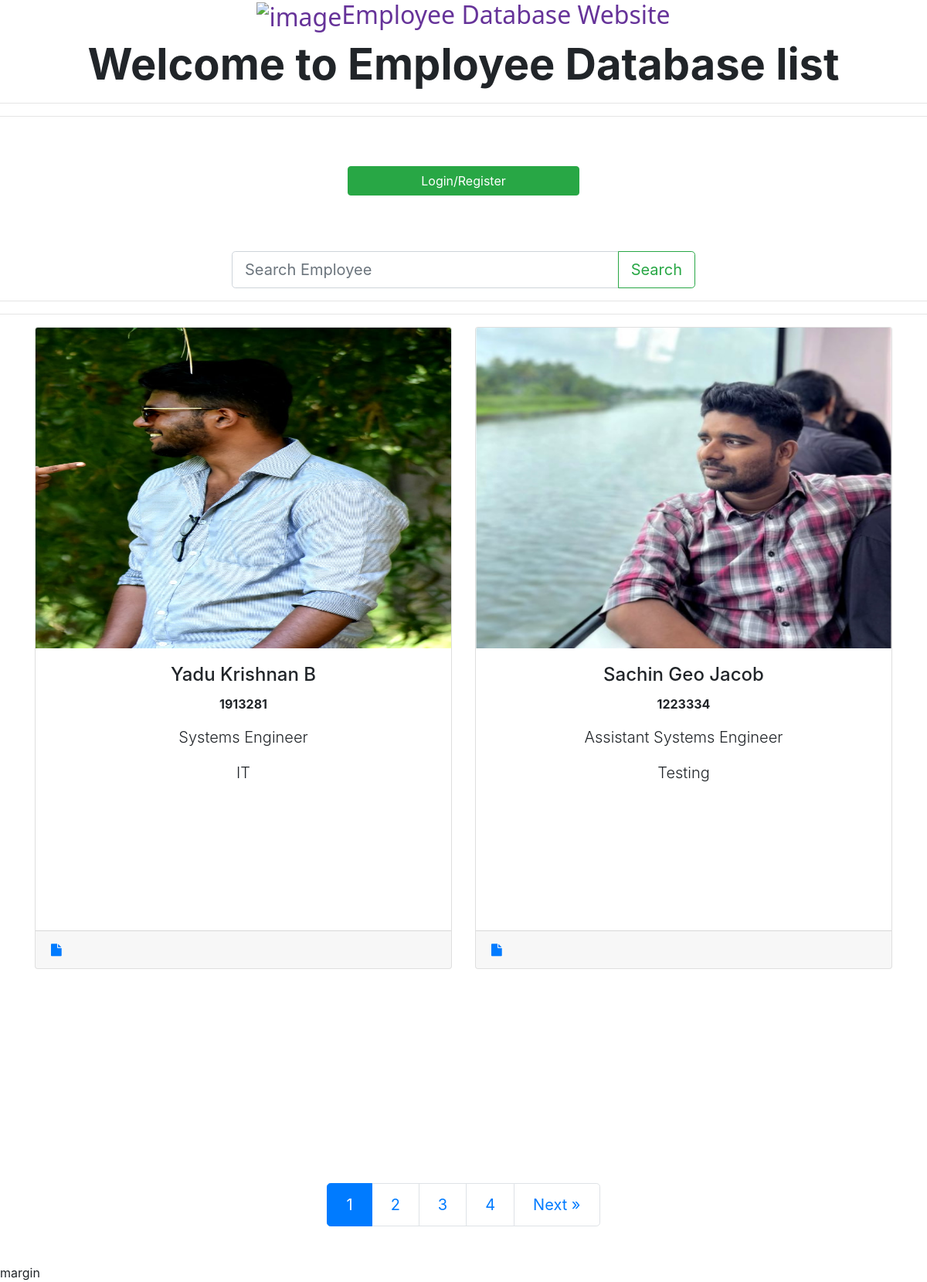
The page / on the database its author committed.
### EmployeeDbase/models.py (models this page shows, shortened)
class EmployeeDatabase(models.Model):
    user = models.OneToOneField(User, on_delete=models.CASCADE, null=True, blank=True)
    name = models.CharField(max_length=25, null=True, blank=True)
    employee_id = models.IntegerField(null=True, blank=True)
    designation = models.CharField(max_length=50, null=True, blank=True)
    department = models.CharField(max_length=50, null=True, blank=True)
    salaryLPA = models.IntegerField(null=True, blank=True)
    experience_tuple = (
        ('0',"Beginner"),
        ('1',"1 year"),
        ('2',"2 years"),
        ('3',"3 years"),
        ('4',"more than 3 years")
    )
    profile_img = models.ImageField(null=True, blank=True, default='employee_logo.jpg')
    total_experience = models.CharField(max_length=30,choices=experience_tuple, null=True, blank=True)
    skillset = models.ManyToManyField('SkillSet', null=True, blank=True)
    created_timestamp = models.DateTimeField(auto_now_add=True)
    id = models.UUIDField(default=uuid.uuid4, unique=True, primary_key=True, editable=False)
    class Meta:
        ordering = ['created_timestamp']

### EmployeeDbase/views.py (the view)
# urls.py: path('', views.callHomePage, name="Home"),
def callHomePage(request):
    EmployeeDatabaseItem, search_query = SerachItem(request)
    EmployeeDatabaseItem, custom_range, paginator = Paginate(request, EmployeeDatabaseItem)
    return render(request, 'EmployeeDbase/Homepage.html',
                  {'employee_datas':EmployeeDatabaseItem, 'search_query':search_query, 'paginator':paginator, 'custom_range':custom_range})

### EmployeeDbase/utils.py (called while the page is built)
def SerachItem(request):
    search_query = ''
    if request.GET.get('search_query'):
        search_query = request.GET.get('search_query')
    EmployeeDatabaseItem = EmployeeDatabase.objects.distinct().filter(Q(name__icontains=search_query) | Q(employee_id__startswith=search_query)
                                                           |Q(designation__startswith=search_query))
    return EmployeeDatabaseItem, search_query

def Paginate(request, EmployeeDatabaseItem):
    page = request.GET.get('page')
    no_of_items = 2
    paginator = Paginator(EmployeeDatabaseItem, no_of_items)
    try:
        EmployeeDatabaseItem = paginator.page(page)
    except PageNotAnInteger:
        page = 1
        EmployeeDatabaseItem = paginator.page(page)
    except EmptyPage:
        page = paginator.num_pages
        EmployeeDatabaseItem = paginator.page(page)
    left_index = int(page)-4
    if left_index<1:
        left_index=1
    right_index = int(page)+4
    if right_index > paginator.num_pages:
        right_index = paginator.num_pages+1
    custom_range = range(left_index,right_index)
    return EmployeeDatabaseItem, custom_range, paginator

### EmployeeDbase/templates/EmployeeDbase/Homepage.html (shortened to what this page needs)
<!DOCTYPE html>
<html lang="en">
<head>
    <link rel="stylesheet" href="https://cdnjs.cloudflare.com/ajax/libs/font-awesome/4.7.0/css/font-awesome.min.css">
    {% load static %}
    <link rel="stylesheet" href="https://cdn.jsdelivr.net/npm/bootstrap@4.6.2/dist/css/bootstrap.min.css">
</head>
<body>
    {% include 'mainnav.html' %}
    <h3 class="display-4 text-center font-weight-bold" >Welcome to Employee Database list</h3>
    <hr>
    <hr>
    <div class="d-flex flex-row justify-content-center">
    {% if request.user.is_authenticated %}
    <a class="btn btn-success btn-block text-center w-25  m-5" href="{% url 'add-employee' %}">Add New Employee</a>
    <a class="btn btn-success btn-block text-center w-25  m-5" href="{% url 'logout' %}">Logout</a>
    <a href="{% url 'change-password' %}" class="btn btn-info btn-block text-center w-25 m-5">Change Password</a>
    {% else %}
    <a class="btn btn-success btn-block text-center w-25  m-5" href="{% url 'login' %}">Login/Register</a>
    {% endif %}
    </div>
    <br>
    <form action="" method="get">
    <div class="input-group input-group-lg form-group align-self-center w-50 m-auto">
        <input class="form-control" type="text" name="search_query" id="SearchForm" placeholder="Search Employee" value={{search_query}} >
        <div class="input-group-append">
        <button class="btn btn-outline-success" type="submit">Search</button>
    </div>
    </div>
    </form>
    <hr>
    <hr>
    <div class="container">
        <div class="row">
        {% for employee in employee_datas %}
        <div class="col-6">
            <div class="card w-100 h-75 text-center">
                <img class="card-img-top h-50" src={{employee.profile_img.url}} alt="profile_img">
                <div class="card-body">
                    <h4 class="card-title">{{employee.name}}</h4>
                    <p class="card-text lea font-weight-bold">{{employee.employee_id}}</p>
                    <p class="card-text lead">{{employee.designation}}</p>
                    <p class="card-text lead">{{employee.department}}</p>
                </div>
                <div class="card-footer">
                    <div class="d-flex">
                        <div class="mr-auto"><a href="{% url 'Employee' employee.name %}"><i class="fa fa-file"></i></a></div>
                    </div>
                </div>
            </div>
        </div>
        {% endfor %}
    </div>
    </div>
    {% if employee_datas.has_other_pages %}
    <ul class="pagination pagination-lg justify-content-center">
        {% for page in custom_range %}
        {% if page == employee_datas.number %}
        <li class="page-item active"><a class="page-link" href="?page={{page}}{% if search_query %}&search_query={{ search_query }}{% endif %}">{{page}} </a></li>
        {% else %}
        <li class="page-item "><a class="page-link" href="?page={{page}}{% if search_query %}&search_query={{ search_query }}{% endif %}">{{page}}</a></li>
        {% endif %}
        {% endfor %}
        {% if employee_datas.has_next %}
        <li class="page-item">
            <a class="page-link" href="?page={{employee_datas.next_page_number}}{% if search_query %}&search_query={{ search_query }}{% endif %}">
              <span>Next &raquo;</span>
            </a>
          </li>
        {% endif %}
    </ul>
    {%endif%}
      <div class="mt-5">margin</div>
</body>
</html>

### rows shown on the page
EmployeeDatabase: profile_img (picture), name "Yadu Krishnan B", employee_id "1913281", designation "Systems Engineer", department "IT"
EmployeeDatabase: profile_img (picture), name "Sachin Geo Jacob", employee_id "1223334", designation "Assistant Systems Engineer", department "Testing"

### other values the page prints
{{ page }} "1"
{{ page }} "2" "3" "4"
